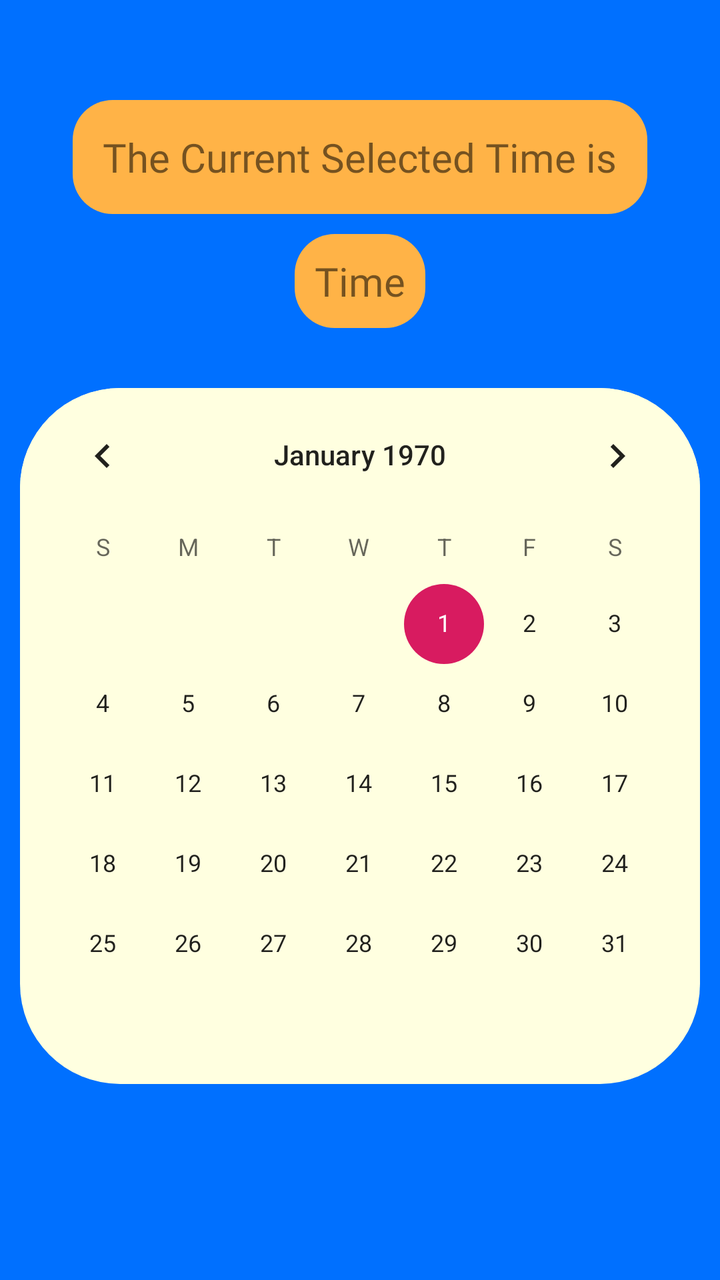
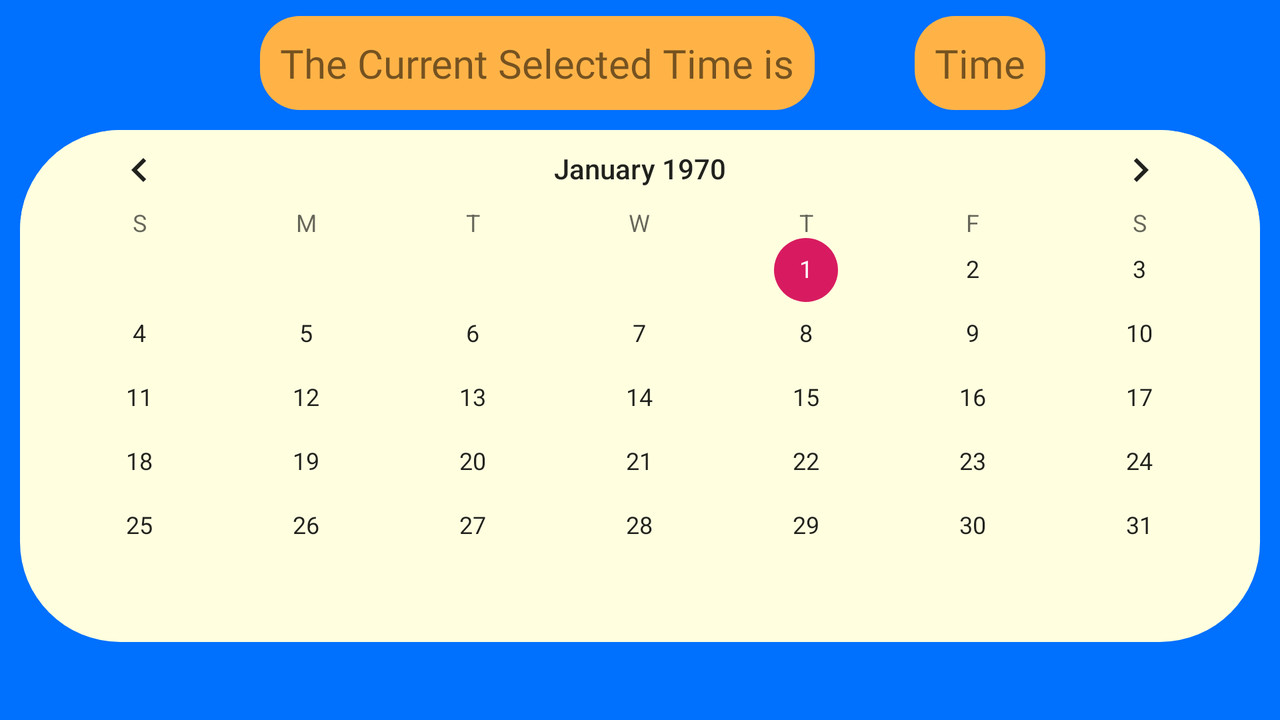

One screen, two layout resources from the same app: the default and the repository's alternative for another configuration. Each is rendered where Android would select it; the XML of both is given below.
<!-- AndroidManifest.xml: application theme AppTheme -->
<!-- res/layout/calendar_layout.xml -->
<?xml version="1.0" encoding="utf-8"?>
<LinearLayout xmlns:android="http://schemas.android.com/apk/res/android"
    xmlns:tools="http://schemas.android.com/tools"
    android:orientation="vertical"
    android:layout_width="match_parent"
    android:layout_height="match_parent"
    android:background="@color/brandeis_blue">
    <TextView
        android:layout_width="wrap_content"
        android:layout_height="wrap_content"
        android:layout_gravity="center"
        android:text="@string/the_current_selected_time"
        android:padding="15dp"
        android:textSize="20sp"
        android:layout_marginTop="50dp"
        android:id="@+id/selected_time"
        android:fontFamily="@font/vollkorn_regular"
        android:background="@drawable/textview_background2"/>
    <TextView
        android:layout_width="wrap_content"
        android:layout_height="wrap_content"
        android:layout_gravity="center"
        android:text="@string/time"
        android:textSize="20sp"
        android:layout_marginTop="10dp"
        android:padding="10dp"
        android:id="@+id/current_date"
        android:fontFamily="@font/stardosstencil_regular"
        android:background="@drawable/textview_background2"/>

    <CalendarView
        android:id="@+id/calendarView"
        android:layout_width="match_parent"
        android:layout_height="wrap_content"
        android:layout_marginEnd="10dp"
        android:layout_marginStart="10dp"
        android:layout_marginTop="30dp"
        android:paddingBottom="10dp"
        android:background="@drawable/calendar_background"

        />
</LinearLayout>
<!-- resources referenced by this layout -->
<resources>
  <color name="brandeis_blue">#0070ff</color>
  <!-- drawable calendar_background (drawable) -->
  <?xml version="1.0" encoding="utf-8"?>
  <shape xmlns:android="http://schemas.android.com/apk/res/android">
  
      <corners
          android:radius="50dp"
          />
      <solid
          android:color="@color/light_yellow"
          />
  </shape>
  <!-- drawable textview_background2 (drawable) -->
  <?xml version="1.0" encoding="utf-8"?>
  <shape xmlns:android="http://schemas.android.com/apk/res/android">
      <corners android:radius="20dp"/>
      <solid android:color="@color/pastel_orange"/>
  </shape>
  <string name="the_current_selected_time">The Current Selected Time is</string>
  <string name="time">Time</string>
  <style name="AppTheme" parent="Theme.AppCompat.Light.DarkActionBar">
          
          <item name="colorPrimary">@color/colorPrimary</item>
          <item name="colorPrimaryDark">@color/colorPrimaryDark</item>
          <item name="colorAccent">@color/colorAccent</item>
      </style>
  <color name="light_yellow">#FFFFE0</color>
  <color name="pastel_orange">#ffb347</color>
  <color name="colorPrimary">#008577</color>
  <color name="colorPrimaryDark">#00574B</color>
  <color name="colorAccent">#D81B60</color>
  
      // YoutubeVideo
</resources>
<!-- res/layout-land/calendar_layout.xml (the repository's variant of the layout above) -->
<!-- drawn on the phone turned sideways -->
<?xml version="1.0" encoding="utf-8"?>
<LinearLayout xmlns:android="http://schemas.android.com/apk/res/android"
    xmlns:tools="http://schemas.android.com/tools"
    android:orientation="vertical"
    android:layout_width="match_parent"
    android:layout_height="match_parent"
    android:background="@color/brandeis_blue">
    <RelativeLayout
        android:layout_width="match_parent"
        android:layout_height="wrap_content">
        <TextView
            android:layout_width="wrap_content"
            android:layout_height="wrap_content"
            android:layout_gravity="center"
            android:text="@string/the_current_selected_time"
            android:padding="10dp"
            android:textSize="20sp"
            android:layout_marginTop="8dp"
            android:id="@+id/selected_time"
            android:fontFamily="@font/vollkorn_regular"
            android:background="@drawable/textview_background2"
            android:layout_marginStart="130dp"/>
        <TextView
            android:layout_width="wrap_content"
            android:layout_height="wrap_content"
            android:layout_gravity="center"
            android:text="@string/time"
            android:textSize="20sp"
            android:layout_marginTop="8dp"
            android:padding="10dp"
            android:layout_marginStart="50dp"
            android:id="@+id/current_date"
            android:fontFamily="@font/stardosstencil_regular"
            android:background="@drawable/textview_background2"
            android:layout_toEndOf="@id/selected_time"/>
    </RelativeLayout>


    <CalendarView
        android:id="@+id/calendarView"
        android:layout_width="match_parent"
        android:layout_height="wrap_content"
        android:layout_marginEnd="10dp"
        android:layout_marginStart="10dp"
        android:layout_marginTop="10dp"
        android:paddingBottom="10dp"
        android:background="@drawable/calendar_background"



        />
</LinearLayout>
